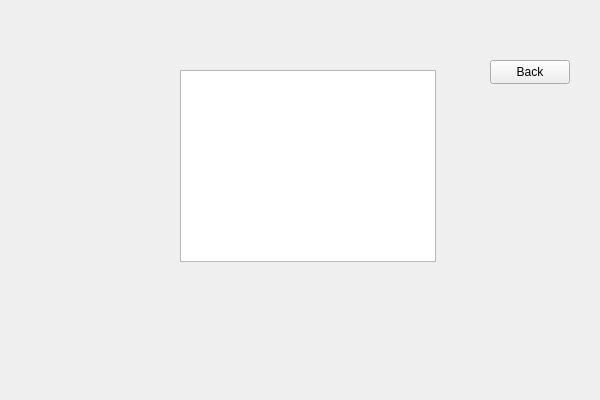
<?xml version="1.0" encoding="UTF-8"?>
<ui version="4.0">
 <class>StudentHistoryClass</class>
 <widget class="QWidget" name="StudentHistoryClass">
  <property name="geometry">
   <rect>
    <x>0</x>
    <y>0</y>
    <width>600</width>
    <height>400</height>
   </rect>
  </property>
  <property name="windowTitle">
   <string>StudentHistory</string>
  </property>
  <widget class="QTableWidget" name="HistoryTable">
   <property name="geometry">
    <rect>
     <x>180</x>
     <y>70</y>
     <width>256</width>
     <height>192</height>
    </rect>
   </property>
  </widget>
  <widget class="QPushButton" name="BackBtn">
   <property name="geometry">
    <rect>
     <x>490</x>
     <y>60</y>
     <width>80</width>
     <height>24</height>
    </rect>
   </property>
   <property name="text">
    <string>Back</string>
   </property>
  </widget>
 </widget>
 <layoutdefault spacing="6" margin="11"/>
 <resources/>
 <connections/>
</ui>
